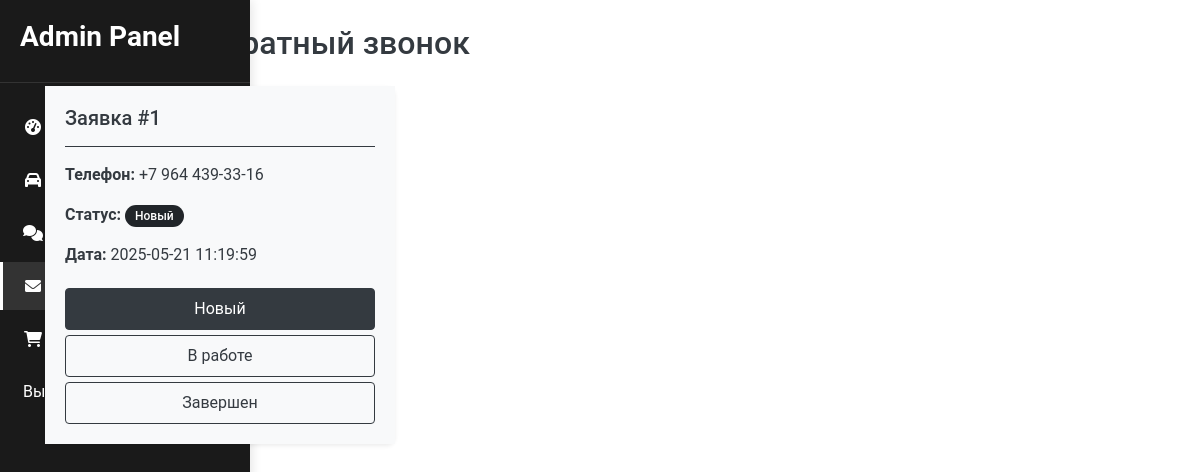
Page /admin/contact (signed in) on the earlier database version.
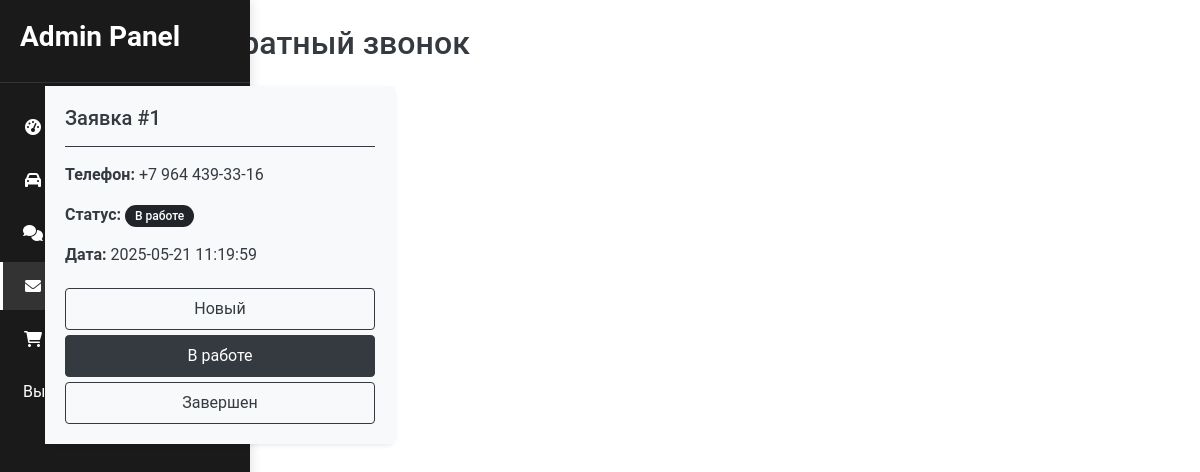
Same page on the later database version.
### tables this page shows
CREATE TABLE contacts (
            id INTEGER PRIMARY KEY AUTOINCREMENT,
            phone TEXT NOT NULL,
            status TEXT DEFAULT 'new' CHECK (status IN ('new', 'contacted', 'completed', 'rejected')),
            created_at TIMESTAMP DEFAULT CURRENT_TIMESTAMP
        );

### app.py (the view)
@app.route('/admin/contact')
def contact():
    if not session.get('logged_in'):
        return redirect(url_for('login'))
    conn = sqlite3.connect('Base/database.db')
    cursor = conn.cursor()
    cursor.execute("SELECT id, phone, status, created_at FROM contacts ORDER BY created_at DESC")
    contacts = cursor.fetchall()
    conn.close()
    return render_template('admin_contact.html', contacts=contacts)

### templates/admin_contact.html (shortened to what this page needs)
{% extends "admin_pattern.html" %}
{% block content %}
<div class="container mt-4">
    <h2 class="text-dark mb-4">Заявки на обратный звонок</h2>
    <div class="row">
        {% for contact in contacts %}
        <div class="col-md-4 mb-4">
            <div class="card border-dark shadow-sm">
                <div class="card-body bg-light">
                    <h5 class="card-title text-dark">Заявка #{{ contact[0] }}</h5>
                    <hr class="border-dark">
                    <div class="card-text text-dark mb-3">
                        <p><strong>Телефон:</strong> {{ contact[1] }}</p>
                        <p>
                            <strong>Статус:</strong>
                            <span class="badge rounded-pill bg-dark text-white">
                                {% if contact[2] == 'new' %}Новый
                                {% elif contact[2] == 'contacted' %}В работе
                                {% elif contact[2] == 'completed' %}Завершен
                                {% elif contact[2] == 'rejected' %}Отклонен
                                {% endif %}
                            </span>
                        </p>
                        <p><strong>Дата:</strong> {{ contact[3] }}</p>
                    </div>
                    <form method="POST" action="/update_contact_status" class="d-flex flex-column gap-2">
                        <button type="submit" name="new_status" value="new"
                                class="btn {% if contact[2] == 'new' %}btn-dark{% else %}btn-outline-dark{% endif %} border-dark rounded text-start">
                            Новый
                        </button>
                        <button type="submit" name="new_status" value="contacted"
                                class="btn {% if contact[2] == 'contacted' %}btn-dark{% else %}btn-outline-dark{% endif %} border-dark rounded text-start">
                            В работе
                        </button>
                        <button type="submit" name="new_status" value="completed"
                                class="btn {% if contact[2] == 'completed' %}btn-dark{% else %}btn-outline-dark{% endif %} border-dark rounded text-start">
                            Завершен
                        </button>
                    </form>
                </div>
            </div>
        </div>
        {% endfor %}
    </div>
</div>
{% endblock %}

Differences in the rows shown:
changed contacts id 1: status "Новый" → "В работе"
